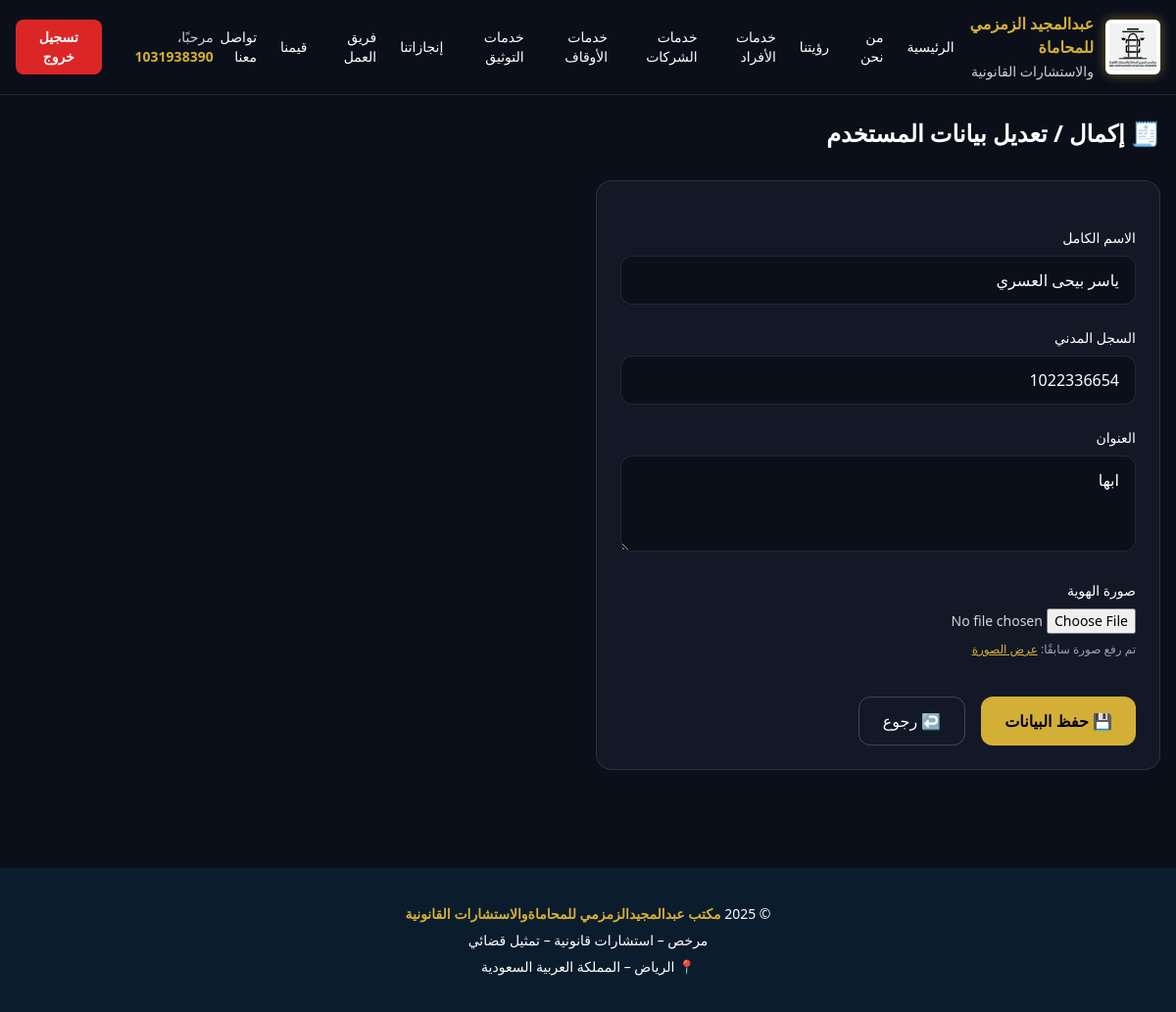
The page /accounts/profile/ (signed in) on the database its author committed.
### accounts/models.py (models this page shows, shortened)
class User(AbstractUser):
    email = models.EmailField(
        unique=True,
        verbose_name="البريد الإلكتروني"
    )
    phone_number = models.CharField(
        max_length=20,
        unique=True,
        blank=True,
        null=True,
        verbose_name="رقم الجوال"
    )
    is_lawyer = models.BooleanField(
        default=False,
        verbose_name="محامي"
    )
    is_client = models.BooleanField(
        default=False,
        verbose_name="عميل"
    )
    ACCOUNT_STATUS = [
        ("active", "مفعل"),
        ("pending_agreement", "معلّق بانتظار الاتفاقية"),
        ("payment_pending", "بانتظار الدفع"),
    ]
    account_status = models.CharField(
        max_length=30,
        choices=ACCOUNT_STATUS,
        default="active",
        verbose_name="حالة الحساب"
    )
    created_at = models.DateTimeField(
        auto_now_add=True,
        verbose_name="تاريخ الإنشاء"
    )
    updated_at = models.DateTimeField(
        auto_now=True,
        verbose_name="آخر تحديث"
    )
    class Meta:
        verbose_name = "مستخدم"
        verbose_name_plural = "المستخدمون"

class UserProfile(models.Model):
    user = models.OneToOneField(
        User,
        on_delete=models.CASCADE,
        related_name="profile",
        verbose_name="المستخدم"
    )
    full_name = models.CharField(
        max_length=255,
        blank=True,
        null=True,
        verbose_name="الاسم الكامل"
    )
    national_id = models.CharField(
        max_length=20,
        unique=True,
        blank=True,
        null=True,
        verbose_name="السجل المدني"
    )
    address = models.TextField(
        blank=True,
        null=True,
        verbose_name="العنوان الوطني"
    )
    id_card_image = models.ImageField(
        upload_to="profiles/id_cards/",
        blank=True,
        null=True,
        verbose_name="صورة الهوية"
    )
    created_at = models.DateTimeField(
        auto_now_add=True,
        verbose_name="تاريخ الإنشاء"
    )
    class Meta:
        verbose_name = "ملف مستخدم"
        verbose_name_plural = "ملفات المستخدمين"

### accounts/views.py (the view, shortened to what this page needs)
# urls.py: path('profile/', profile_update_view, name='profile_update'),
@login_required
def profile_update_view(request):
    redir = _redirect_if_suspended(request)
    if redir:
        return redir
    profile, created = UserProfile.objects.get_or_create(
        user=request.user
    )
    return render(request, 'accounts/profile_form.html', {
        'profile': profile
    })

### accounts/views.py (called while the page is built)
def _redirect_if_suspended(request, allow_dashboard=False):
    if request.user.is_authenticated:
        if request.user.account_status in ("pending_agreement", "payment_pending"):
            if allow_dashboard:
                return None
            latest = _get_latest_agreement(request.user)
            if latest:
                return redirect('agreement_view', token=latest.token)
            return redirect('account_suspended')
    return None

### templates/accounts/profile_form.html (shortened to what this page needs)
<!DOCTYPE html>
<html lang="ar" dir="rtl">
<head>
    <script src="https://cdn.tailwindcss.com"></script>
</head>
<body class="bg-dark text-white min-h-screen">
{% include "header.html" %}
<div class="container-desktop mx-auto px-4 py-10">
    <h1 class="text-2xl font-bold mb-8">
        🧾 إكمال / تعديل بيانات المستخدم
    </h1>
    <form method="post" enctype="multipart/form-data"
          class="bg-card border border-white/10 rounded-2xl p-6 space-y-6 max-w-xl">
        <div>
            <label class="block mb-2 text-sm">الاسم الكامل</label>
            <input
                type="text"
                name="full_name"
                value="{{ profile.full_name|default:'' }}"
                required
                class="w-full px-4 py-3 rounded-xl bg-dark border border-white/10 focus:outline-none focus:border-gold"
            >
        </div>
        <div>
            <label class="block mb-2 text-sm">السجل المدني</label>
            <input
                type="text"
                name="national_id"
                value="{{ profile.national_id|default:'' }}"
                required
                class="w-full px-4 py-3 rounded-xl bg-dark border border-white/10 focus:outline-none focus:border-gold"
            >
        </div>
        <div>
            <label class="block mb-2 text-sm">العنوان</label>
            <textarea
                name="address"
                rows="3"
                class="w-full px-4 py-3 rounded-xl bg-dark border border-white/10 focus:outline-none focus:border-gold"
            >{{ profile.address|default:'' }}</textarea>
        </div>
        <div>
            <label class="block mb-2 text-sm">صورة الهوية</label>
            <input
                type="file"
                name="id_card_image"
                accept="image/*"
                class="w-full text-sm text-gray-300"
            >
            {% if profile.id_card_image %}
                <p class="text-xs text-gray-400 mt-2">
                    تم رفع صورة سابقًا:
                    <a href="{{ profile.id_card_image.url }}"
                       target="_blank"
                       class="text-gold underline">
                        عرض الصورة
                    </a>
                </p>
            {% endif %}
        </div>
        <div class="flex gap-4 pt-4">
            <button
                type="submit"
                class="bg-gold text-black px-6 py-3 rounded-xl font-bold hover:opacity-90"
            >
                💾 حفظ البيانات
            </button>
            <a
                href="{% url 'user_dashboard' %}"
                class="border border-white/20 px-6 py-3 rounded-xl hover:border-gold"
            >
                ↩️ رجوع
            </a>
        </div>
    </form>
</div>
{% include "footer.html" %}
</body>
</html>

### templates/header.html (shortened to what this page needs)
<header class="bg-dark border-b border-white/10 fixed top-0 w-full z-50">
  <div class="container-desktop mx-auto px-4 py-3 flex items-center justify-between">
    <div class="flex items-center gap-3">
      <img
        src="/media/legal_services/logo.png"
        alt="شعار مكتب عبدالمجيد الزمزمي"
        class="
          w-12 h-12 sm:w-14 sm:h-14
          object-cover object-top
          bg-white rounded-md p-1
          drop-shadow-[0_0_6px_rgba(212,175,55,0.5)]
        "
      />
      <span class="text-gold font-bold text-sm sm:text-base leading-tight">
        عبدالمجيد الزمزمي للمحاماة<br class="hidden sm:block">
        <span class="text-xs sm:text-sm font-normal text-white/80">
          والاستشارات القانونية
        </span>
      </span>
    </div>
    <nav class="hidden md:flex items-center gap-6 text-sm">
      <a href="/" class="hover:text-gold">الرئيسية</a>
      <a href="#services" class="hover:text-gold">من نحن</a>
      <a href="#about" class="hover:text-gold">رؤيتنا</a>
      <a href="#contact" class="hover:text-gold">خدمات الأفراد</a>
      <a href="#contact" class="hover:text-gold">خدمات الشركات</a>
      <a href="#contact" class="hover:text-gold">خدمات الأوقاف</a>
      <a href="#contact" class="hover:text-gold">خدمات التوثيق</a>
      <a href="#contact" class="hover:text-gold">إنجازاتنا</a>
      <a href="#contact" class="hover:text-gold">فريق العمل</a>
      <a href="#contact" class="hover:text-gold">قيمنا</a>
      <a href="#contact" class="hover:text-gold">تواصل معنا</a>
    </nav>
    <div class="hidden md:flex items-center gap-4 text-sm">
      {% if request.user.is_authenticated %}
        <span class="text-white/80">
          مرحبًا، <strong class="text-gold">{{ request.user.username }}</strong>
        </span>
        <form method="post" action="/accounts/logout/">
          <button
            type="submit"
            class="bg-red-600 hover:bg-red-700 text-white px-4 py-2 rounded-lg font-bold transition"
          >
            تسجيل خروج
          </button>
        </form>
      {% endif %}
    </div>
  </div>
</header>
<div class="h-[80px]"></div>

### rows shown on the page
User: user.username "1031938390"
UserProfile: full_name "ياسر بيحى العسري", national_id "1022336654", address "ابها"
